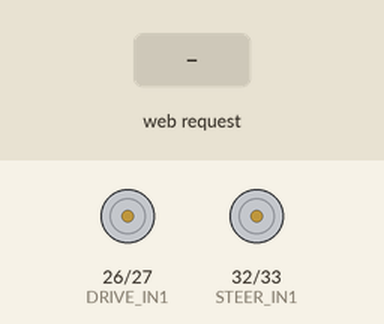
Bench run of a sketch on a simulated ESP32. Shown: motor-driver pin pairs drawn as motors (green arrow = first pin HIGH = forward, orange = second pin HIGH = backward, longer = more drive, scaled by the enable pin). The inputs (shaded band) are chosen by the test bench.

Above: at 1.2 s.
1.3 s: HTTP request GET /api/control?throttle=1 received
At 1.7 s:
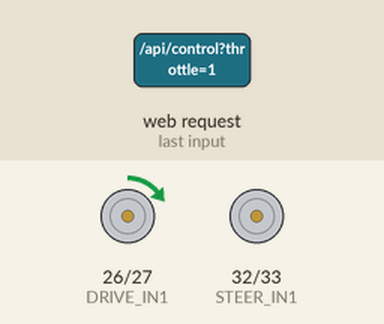
3.3 s: HTTP request GET /api/control?throttle=120 received
At 3.7 s:
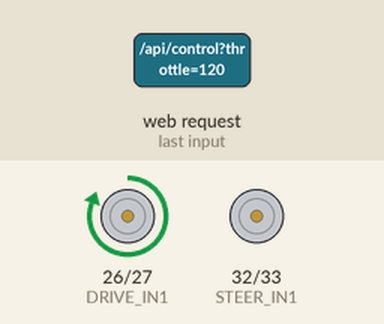
5.3 s: HTTP request GET /api/control?steering=1 received
At 5.7 s:
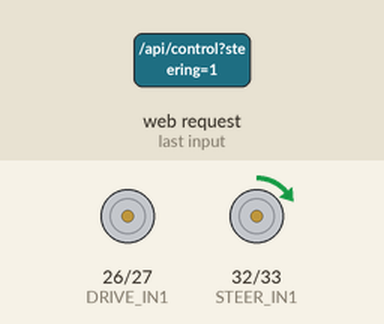
7.3 s: HTTP request GET /api/control?steering=120 received
At 7.7 s:
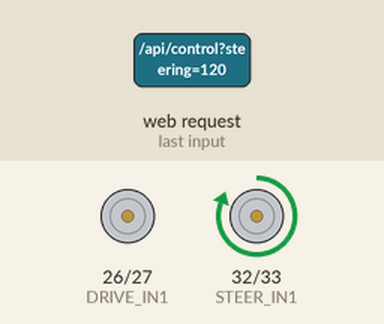
9.3 s: HTTP request GET /api/control?throttle=1&steering=1 received
At 9.7 s:
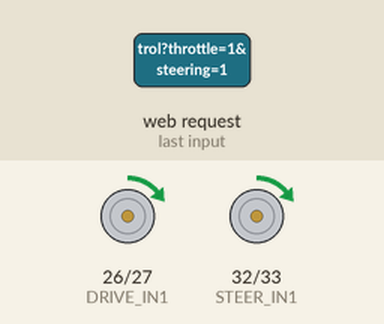
11.3 s: HTTP request GET /api/control?throttle=120&steering=120 received
At 11.7 s:
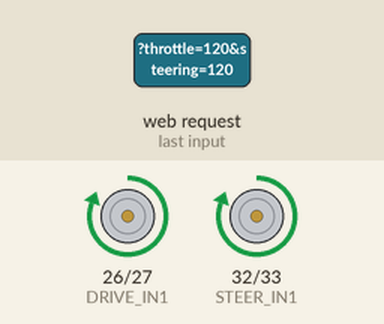
Timing chart, 0 to 14.3 s (numbered marks = the images above; inputs shaded):
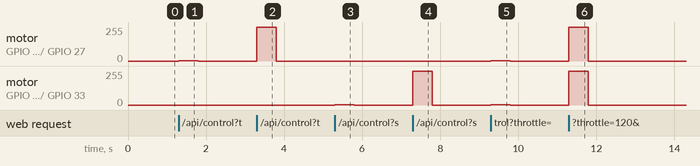

Measured:
- after the input at 1.3 s, motor on GPIO 26 (DRIVE_IN1) / GPIO 27 (DRIVE_IN2): stopped → forward 2/255 at once, → stopped 0.50 s later
- after the input at 3.3 s, motor on GPIO 26 (DRIVE_IN1) / GPIO 27 (DRIVE_IN2): stopped → forward 255/255 at once, → stopped 0.50 s later
- after the input at 5.3 s, motor on GPIO 32 (STEER_IN1) / GPIO 33 (STEER_IN2): stopped → forward 2/255 at once, → stopped 0.50 s later
- after the input at 7.3 s, motor on GPIO 32 (STEER_IN1) / GPIO 33 (STEER_IN2): stopped → forward 255/255 at once, → stopped 0.50 s later
- after the input at 9.3 s, motor on GPIO 26 (DRIVE_IN1) / GPIO 27 (DRIVE_IN2), motor on GPIO 32 (STEER_IN1) / GPIO 33 (STEER_IN2): stopped → forward 2/255 at once, → stopped 0.50 s later
- after the input at 11.3 s, motor on GPIO 26 (DRIVE_IN1) / GPIO 27 (DRIVE_IN2), motor on GPIO 32 (STEER_IN1) / GPIO 33 (STEER_IN2): stopped → forward 255/255 at once, → stopped 0.50 s later

The sketch:

RC_CAR.ino
```cpp
#include <WiFi.h>
#include <WebServer.h>

// Change these pins to match your wiring. GPIOs must not be connected directly
// to motors; connect them to the motor driver's logic inputs.
constexpr int DRIVE_IN1 = 26;
constexpr int DRIVE_IN2 = 27;
constexpr int DRIVE_PWM = 25;
constexpr int STEER_IN1 = 32;
constexpr int STEER_IN2 = 33;
constexpr int STEER_PWM = 14;

constexpr int DRIVE_CHANNEL = 0;
constexpr int STEER_CHANNEL = 1;
constexpr int PWM_FREQUENCY = 20000;
constexpr int PWM_RESOLUTION = 8;
constexpr unsigned long COMMAND_TIMEOUT_MS = 500;

const char *AP_NAME = "RC-Car";
const char *AP_PASSWORD = "rc-car-1234";

WebServer server(80);
unsigned long lastCommand = 0;

const char PAGE[] PROGMEM = R"HTML(
<!doctype html><html lang="en"><meta name="viewport" content="width=device-width,initial-scale=1">
<title>RC Tacoma controller</title><style>
body{font-family:system-ui;text-align:center;background:#101827;color:#fff;margin:0;padding:20px}button{font-size:2rem;width:100px;height:75px;margin:6px;border:0;border-radius:14px;background:#2563eb;color:#fff;touch-action:none}button:active{background:#16a34a}.stop{background:#dc2626}.row{display:flex;justify-content:center}.hint{color:#aab6ca}#status{min-height:1.5em}
</style><h1>RC Tacoma</h1><p class="hint">Hold a button or use Arrow keys / WASD</p><p id="status">Stopped</p>
<div class="row"><button data-t="100" data-s="0">▲</button></div><div class="row"><button data-t="0" data-s="-100">◀</button><button class="stop" id="stop">■</button><button data-t="0" data-s="100">▶</button></div><div class="row"><button data-t="-100" data-s="0">▼</button></div>
<script>
let timer=0, active=false;
const status=document.querySelector('#status');
function send(t,s){fetch(`/api/control?throttle=${t}&steering=${s}`,{cache:'no-store'}).catch(()=>{});status.textContent=`Throttle ${t}, steering ${s}`}
function start(t,s){active=true;send(t,s);clearInterval(timer);timer=setInterval(()=>send(t,s),150)}
function stop(){active=false;clearInterval(timer);send(0,0);status.textContent='Stopped'}
document.querySelectorAll('button[data-t]').forEach(b=>{let t=+b.dataset.t,s=+b.dataset.s;b.addEventListener('pointerdown',e=>{e.preventDefault();start(t,s)});['pointerup','pointercancel','pointerleave'].forEach(x=>b.addEventListener(x,stop))});
document.querySelector('#stop').addEventListener('click',stop);
const keys={ArrowUp:[100,0],w:[100,0],ArrowDown:[-100,0],s:[-100,0],ArrowLeft:[0,-100],a:[0,-100],ArrowRight:[0,100],d:[0,100]};
document.addEventListener('keydown',e=>{let v=keys[e.key];if(v&&!e.repeat){e.preventDefault();start(...v)}});document.addEventListener('keyup',e=>{if(keys[e.key]){e.preventDefault();stop()}});window.addEventListener('blur',stop);document.addEventListener('visibilitychange',()=>{if(document.hidden)stop()});
</script></html>
)HTML";

int clampCommand(int value) { return constrain(value, -100, 100); }

void output(int in1, int in2, int channel, int value) {
  value = clampCommand(value);
  if (value == 0) {
    digitalWrite(in1, LOW); digitalWrite(in2, LOW); ledcWrite(channel, 0); return;
  }
  digitalWrite(in1, value > 0 ? HIGH : LOW);
  digitalWrite(in2, value > 0 ? LOW : HIGH);
  ledcWrite(channel, map(abs(value), 0, 100, 0, 255));
}

void stopCar() { output(DRIVE_IN1, DRIVE_IN2, DRIVE_CHANNEL, 0); output(STEER_IN1, STEER_IN2, STEER_CHANNEL, 0); }

void handleControl() {
  int throttle = server.hasArg("throttle") ? server.arg("throttle").toInt() : 0;
  int steering = server.hasArg("steering") ? server.arg("steering").toInt() : 0;
  output(DRIVE_IN1, DRIVE_IN2, DRIVE_CHANNEL, throttle);
  output(STEER_IN1, STEER_IN2, STEER_CHANNEL, steering);
  lastCommand = millis();
  server.send(204);
}

void setup() {
  pinMode(DRIVE_IN1, OUTPUT); pinMode(DRIVE_IN2, OUTPUT);
  pinMode(STEER_IN1, OUTPUT); pinMode(STEER_IN2, OUTPUT);
  ledcSetup(DRIVE_CHANNEL, PWM_FREQUENCY, PWM_RESOLUTION); ledcAttachPin(DRIVE_PWM, DRIVE_CHANNEL);
  ledcSetup(STEER_CHANNEL, PWM_FREQUENCY, PWM_RESOLUTION); ledcAttachPin(STEER_PWM, STEER_CHANNEL);
  stopCar();
  WiFi.mode(WIFI_AP); WiFi.softAP(AP_NAME, AP_PASSWORD);
  server.on("/", HTTP_GET, [](){ server.send_P(200, "text/html", PAGE); });
  server.on("/api/control", HTTP_GET, handleControl);
  server.onNotFound([](){ server.send(404, "text/plain", "Not found"); });
  server.begin();
  lastCommand = millis();
}

void loop() {
  server.handleClient();
  if (millis() - lastCommand > COMMAND_TIMEOUT_MS) stopCar();
}
```
